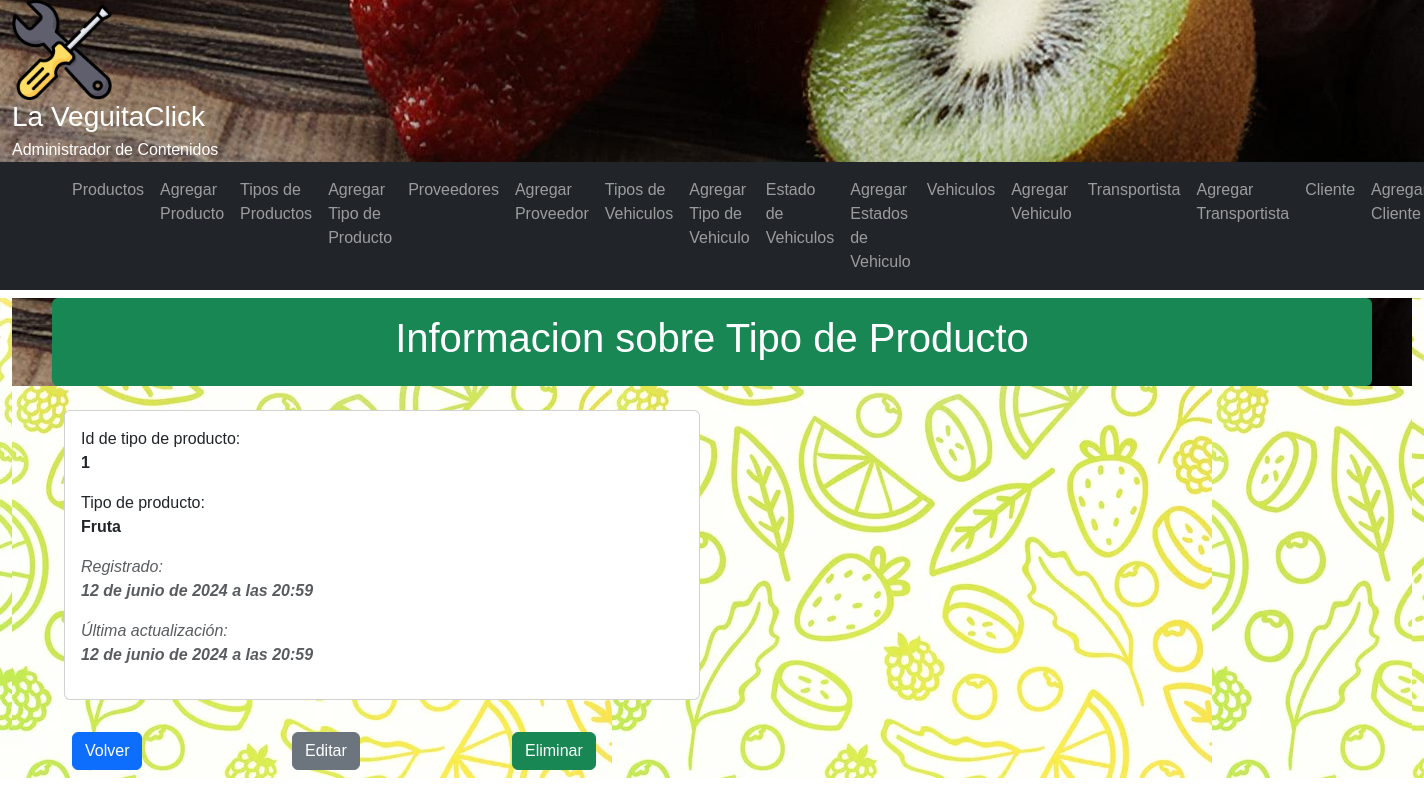
/crud/tipoProducto/detail/1, run on the app's committed database.
### crud/models.py (models this page shows, shortened)
class TipoProducto(models.Model):
    tipo = models.CharField(verbose_name='Tipo de Producto', max_length=50)
    created_at = models.DateTimeField(verbose_name='Fecha creación', auto_now_add=True)
    updated_at = models.DateTimeField(verbose_name='Fecha actualización', auto_now=True)
    class Meta:
        verbose_name = 'tipo de producto'
        verbose_name_plural = 'tipo de productos'
        ordering = ['id']

### crud/views.py (the view)
# urls.py: path('tipoProducto/detail/<str:tipoProducto_id>', tipoProducto_detail, name="tipoProducto-detail"),
def tipoProducto_detail(request, tipoProducto_id):
    try:
        tipoProducto = TipoProducto.objects.get(id = tipoProducto_id )
        if tipoProducto:
            context = {'tipoProducto':tipoProducto}
            return render(request,'crud/tipoProducto-detail.html',context)
        else:
            return redirect(reverse('tipoProducto') + '?lala')
    except:
        return redirect(reverse('tipoProducto') + '?FAIL')

### crud/templates/crud/tipoProducto-detail.html (shortened to what this page needs)
{% extends 'crud/base.html' %}
{% load static %}
{% block main_content %}
<div class="container-fluid">
    <main>
    <header>
    <div class="container my-2 py-3 text-white text-center rounded bg-success">
        <h1>Informacion sobre Tipo de Producto</h1>
    </div>
    </header>
    <div class="container my-4">
        <div class="row">
            <div class="col-md-6">
                <div class="card mb-4">
                    <div class="card-body">
                        <ul class="list-unstyled">
                            <li class="mb-2">Id de tipo de producto: <p class="fw-bold">{{tipoProducto.id}}</p></li>
                            <li class="mb-2">Tipo de producto: <p class="fw-bold">{{tipoProducto.tipo}}</p></li>
                            <li class="mb-2 text-muted fst-italic">Registrado: <p class="fw-bold">{{tipoProducto.created_at}}</p></li>
                            <li class="mb-2 text-muted fst-italic">Última actualización: <p class="fw-bold">{{tipoProducto.updated_at}}</p></li>
                        </ul>
                    </div>
                </div>
            </div>
        </div>
        <div class="row">
            <div class="col-2">
                <a class="btn btn-primary m-2" href="{% url 'tipoProducto' %}">Volver</a>
            </div>
            <div class="col-2">
                <a class="btn btn-secondary m-2" href="{% url 'tipoProducto-edit' tipoProducto_id=tipoProducto.id %}">Editar</a>
            </div>
            <div class="col-2">
                <a class="btn btn-success m-2 modal-borrar" data-bs-toggle="modal"
                data-bs-target="#staticBackdrop"
                data-href="{% url 'tipoProducto-delete' tipoProducto_id=tipoProducto.id %}">Eliminar</a>
            </div>
        </div>
    </div>
    </main>
</div>
{% endblock %}

### crud/static/crud/css/styles.css (style rules this page uses)
body { margin: 0px; padding: 0px; font-family: Verdana, Geneva, Tahoma, sans-serif; }
header { background: url("img/bg-header.png"); color: white; }
header { background-color: rgb(35, 179, 109); color: white; }
main { background: url("img/bg-page.jpg"); background-color: white; }

### data on the page
TipoProducto: id "1", tipo "Fruta", created_at "12 de junio de 2024 a las 20:59", updated_at "12 de junio de 2024 a las 20:59"
